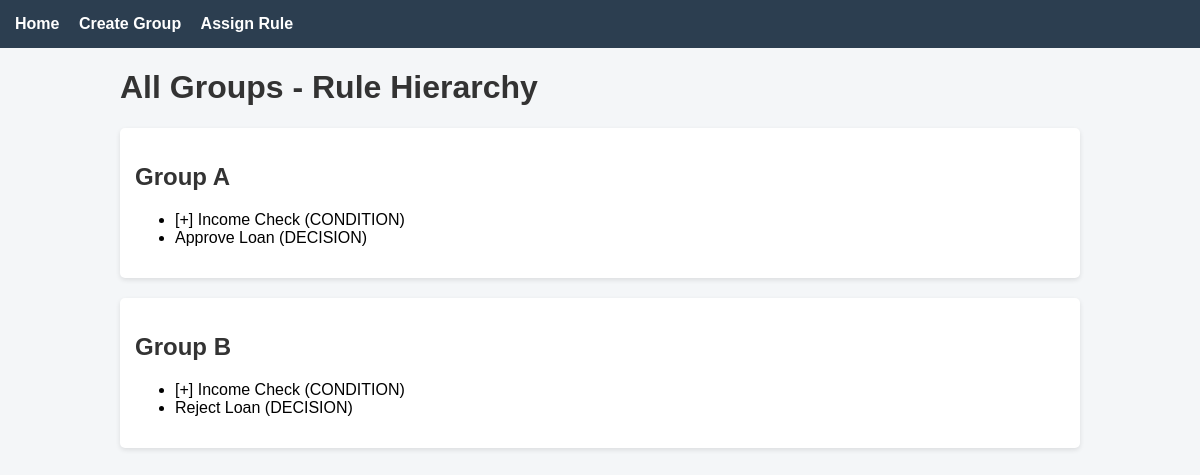
The page / on the database its author committed.
### tables this page shows
CREATE TABLE `groups` (
  `group_id` int(11) NOT NULL,
  `group_name` varchar(255) NOT NULL,
  `created_at` timestamp NOT NULL DEFAULT current_timestamp()
);

CREATE TABLE `group_rule_assignments` (
  `id` int(11) NOT NULL,
  `group_id` int(11) NOT NULL,
  `rule_id` int(11) NOT NULL,
  `parent_id` int(11) DEFAULT NULL,
  `tier` tinyint(4) NOT NULL
);

CREATE TABLE `rules` (
  `rule_id` int(11) NOT NULL,
  `rule_name` varchar(255) NOT NULL,
  `rule_type` enum('CONDITION','DECISION') NOT NULL,
  `created_at` timestamp NOT NULL DEFAULT current_timestamp(),
  `updated_at` timestamp NOT NULL DEFAULT current_timestamp() ON UPDATE current_timestamp()
);

### config/autoload.php (called while the page is built, shortened)
<?php
spl_autoload_register(function ($class) {
    $baseDir = __DIR__ . '/../';
    $class = str_replace('App\\', '', $class);
    $classPath = str_replace('\\', '/', $class);
    $file = $baseDir . $classPath . '.php';
});

### config/Database.php (called while the page is built, shortened)
<?php
class Database
{
    private $host = "localhost";
    private $username = "root";
    private $password = "";
    private $database = "rule_assignment_system";
    private $connection;
    private function connect()
    {
        $this->connection = new \mysqli(
            $this->host,
            $this->username,
            $this->password,
            $this->database
        );
        $this->connection->set_charset("utf8mb4");
    }
    public function getConnection()
    {
        return $this->connection;
    }
}

### models/GroupModel.php (called while the page is built, shortened)
<?php
class GroupModel
{
    public function __construct(private Database $db, private $conn = null)
    {
        $this->conn = $db->getConnection();
    }
    public function getAll()
    {
        $result = $this->conn->query("SELECT * FROM groups");
        return $result->fetch_all(MYSQLI_ASSOC);
    }
}

### models/AssignmentModel.php (called while the page is built, shortened)
<?php
class AssignmentModel
{
    private $conn;
    public function __construct(private Database $db)
    {
        $this->conn = $db->getConnection();
    }
    public function getByGroup($groupId)
    {
        $stmt = $this->conn->prepare("
            SELECT gra.*, r.rule_name, r.rule_type
            FROM group_rule_assignments gra
            JOIN rules r ON gra.rule_id = r.rule_id
            WHERE gra.group_id = ?
        ");
        $stmt->bind_param("i", $groupId);
        $stmt->execute();
        return $stmt->get_result()->fetch_all(MYSQLI_ASSOC);
    }
}

### classes/Assignment.php (called while the page is built, shortened)
<?php
class Assignment
{
    public function getGroupHierarchy($groupId)
    {
        $rows = $this->assignmentModel->getByGroup($groupId);
        return $this->buildTree($rows);
    }
    private function buildTree($elements, $parentId = null)
    {
        $branch = [];
        foreach ($elements as $element) {
            if ($element['parent_id'] == $parentId) {
                $children = $this->buildTree($elements, $element['id']);
                if ($children) {
                    $element['children'] = $children;
                }
                $branch[] = $element;
            }
        }
        return $branch;
    }
}

### public/index.php (the view, shortened to what this page needs)
<?php
require_once __DIR__ . '/../config/autoload.php';
$db = new Database();
$groupModel = new GroupModel($db);
$assignmentModel = new AssignmentModel($db);
$ruleModel = new RuleModel($db);
$assignment = new Assignment($assignmentModel, $ruleModel);
$groups = $groupModel->getAll();
function renderTree($nodes)
{
    echo "<ul>";
    foreach ($nodes as $node) {
        echo "<li>";
        echo "<span class='node'>";
        if (isset($node['children'])) {
            echo "<span class='toggle-icon'>[+]</span> ";
        }
        echo htmlspecialchars($node['rule_name']) . " (" . $node['rule_type'] . ")";
        echo "</span>";
        if (isset($node['children'])) {
            renderTree($node['children']);
        }
        echo "</li>";
    }
    echo "</ul>";
}
require_once 'partials/header.php';
?>
<h1>All Groups - Rule Hierarchy</h1>
<?php if (empty($groups)): ?>
    <div class="card">
        <p>No groups found.</p>
        <a href="create_group.php">
            <button>Create Your First Group</button>
        </a>
    </div>
<?php else: ?>
<?php foreach ($groups as $group): ?>
    <div class="card group">
        <h2><?= htmlspecialchars($group['group_name']) ?></h2>
        <?php
            $tree = $assignment->getGroupHierarchy($group['group_id']);
            if (!empty($tree)) {
                renderTree($tree);
            } else {
                echo "<p>No rules assigned</p>";
            }
        ?>
    </div>
<?php endforeach; ?>
<?php endif; ?>
<?php
require_once 'partials/footer.php';
?>

### public/partials/header.php (shortened to what this page needs)
<!DOCTYPE html>
<html>
<head>
</head>
<body>
<div class="navbar">
    <a href="index.php">Home</a>
    <a href="create_group.php">Create Group</a>
    <a href="assign_rule.php">Assign Rule</a>
</div>
<div class="container">

### public/partials/footer.php
</div>
</body>
</html>

### public/partials/header.php (style rules this page uses)
body { font-family: Arial, sans-serif; margin: 0; background-color: #f4f6f8; }
.navbar { background-color: #2c3e50; padding: 15px; }
.navbar a { color: white; margin-right: 15px; text-decoration: none; font-weight: bold; }
.container { width: 80%; margin: 20px auto; }
h1, h2 { color: #333; }
.card { background: white; padding: 15px; margin-bottom: 20px; border-radius: 5px; box-shadow: 0px 2px 5px rgba(0,0,0,0.1); }
.card ul li { cursor: pointer; }

### rows shown on the page
groups: group_name "Group A"
group_rule_assignments: rule.rule_name "Income Check", rule.rule_type "CONDITION"
group_rule_assignments: rule.rule_name "Approve Loan", rule.rule_type "DECISION"
groups: group_name "Group B"
group_rule_assignments: rule.rule_name "Income Check", rule.rule_type "CONDITION"
group_rule_assignments: rule.rule_name "Reject Loan", rule.rule_type "DECISION"
